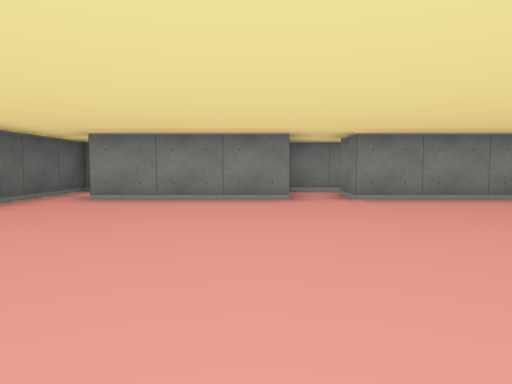
view 1 (above)

18 first-person views from a walk through a cub3D level. The camera is about half as high as the walls, tilts 4° down and sees 70° across. The floor is counted in squares. Each view is taken from the middle of a square. On the plan, view 1 faces up. The plan holds only what a view shows up to about 9 squares ahead; the rest is blank.

view 2
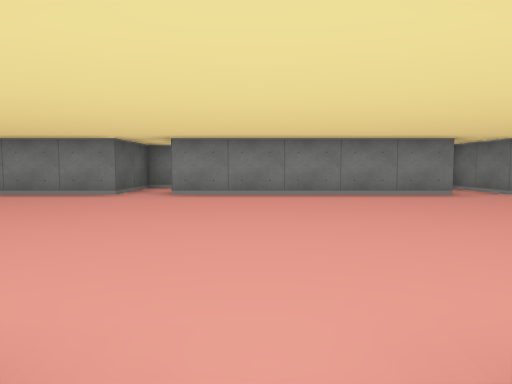

view 3
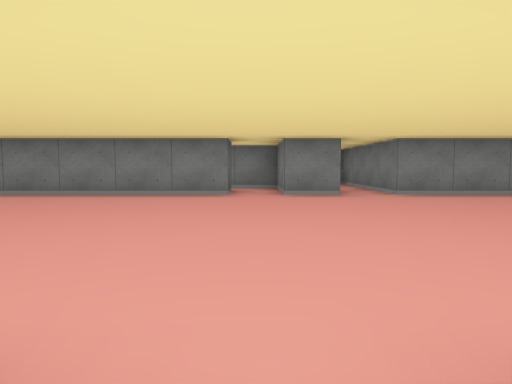

view 4
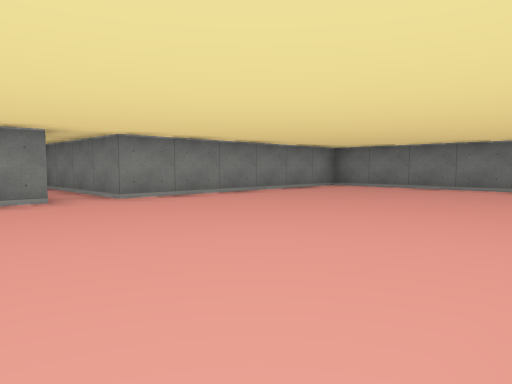

view 5
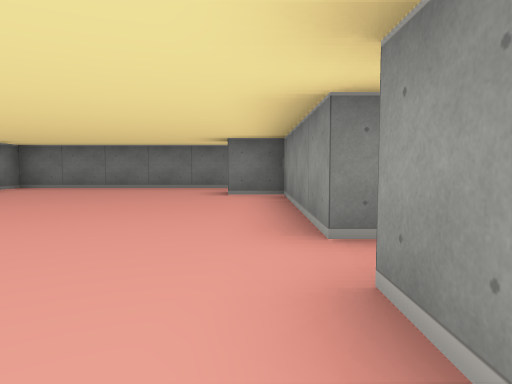

view 6
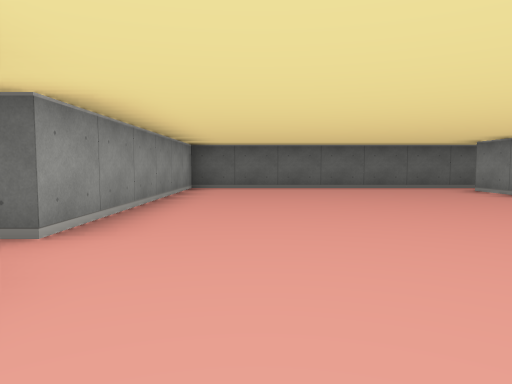

view 7
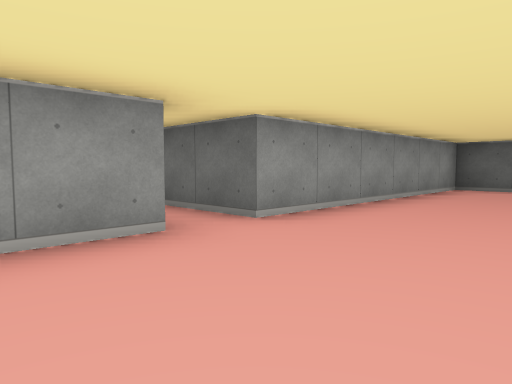

view 8
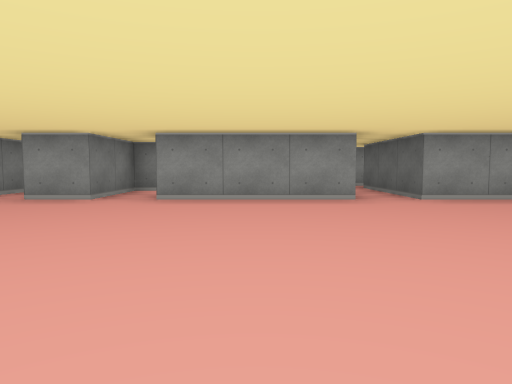

view 9
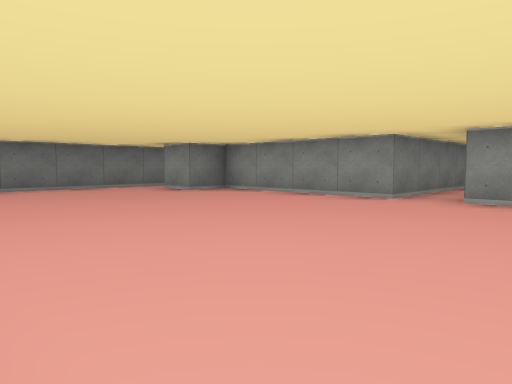

view 10
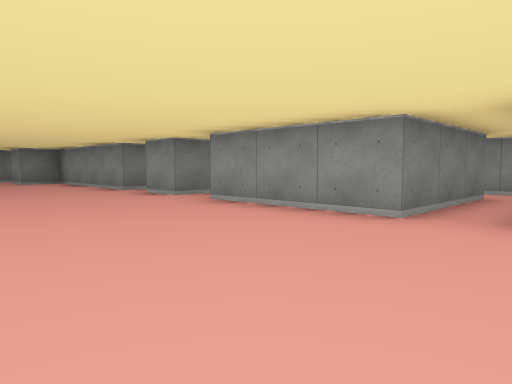

view 11
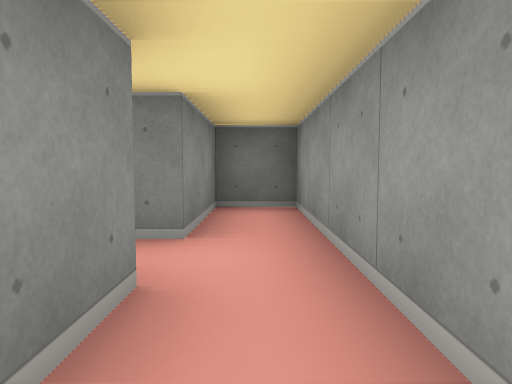

view 12
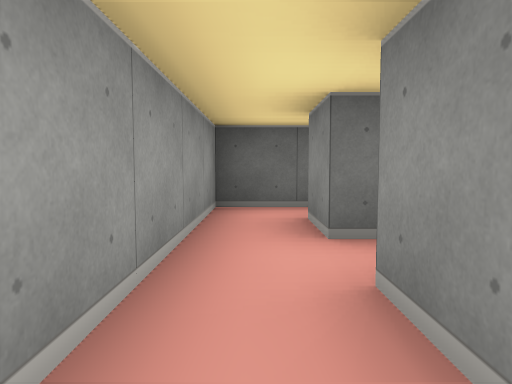

view 13
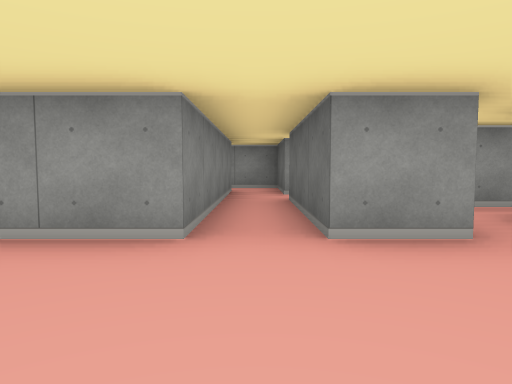

view 14
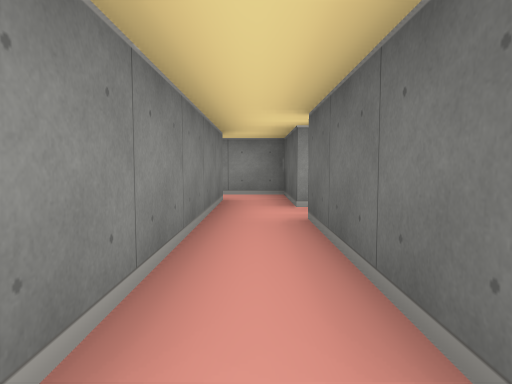

view 15
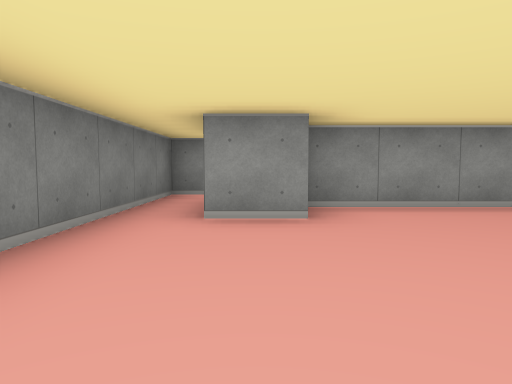

view 16
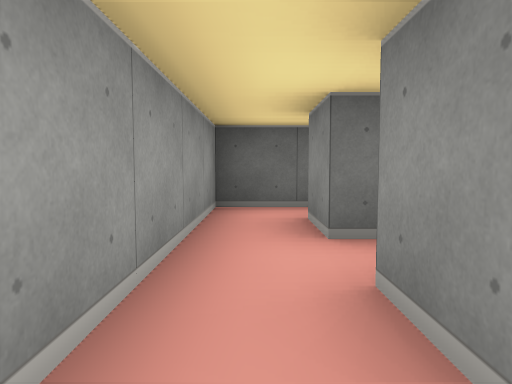

view 17
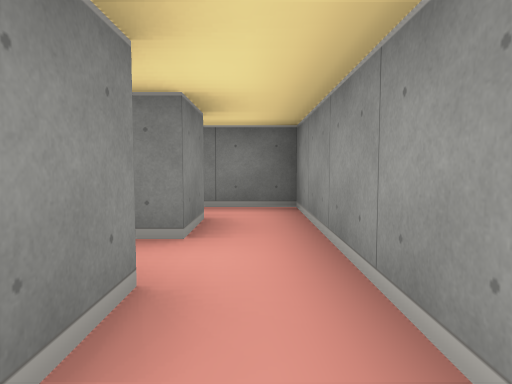

view 18
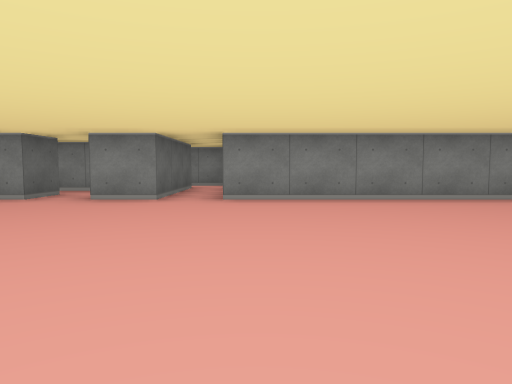

### Floor plan
Ten units are one square. View 1 is at (0, 0); x grows to the right and y downward. Boxes are objects, and circles mark ways between rooms. Rooms are numbered by the first view taken in them; rooms with no view inside come last. Other rooms are left out.
<svg viewBox="-40 -97 200 167">
<path fill="none" stroke="#000" d="M65 -65 65 -55 15 -55 15 -65M75 5 85 5 85 35M35 5 65 5M85 -85 85 -55 75 -55 75 -65M5 -65 5 -55 -25 -55M95 45 95 5 135 5 135 -5 145 -5M155 -5 155 -55 95 -55 95 -92M-35 -65 -35 5 25 5M25 45 55 45 55 35 35 35 35 5M25 5 25 35M58 25 75 25 75 5M5 32 5 45 25 45M25 35 15 35M125 55 115 55M115 65 135 65 135 52M85 45 85 65 105 65M105 55 95 55 95 45M75 -65 75 -75 59 -75M18 -75 5 -75 5 -65M-35 -75 -35 -65"/>
<circle cx="30" cy="10" r="3" fill="#2a7"/>
<circle cx="70" cy="10" r="3" fill="#2a7"/>
<circle cx="90" cy="50" r="3" fill="#2a7"/>
<circle cx="70" cy="-60" r="3" fill="#2a7"/>
<circle cx="10" cy="-60" r="3" fill="#2a7"/>
<circle cx="-30" cy="-60" r="3" fill="#2a7"/>
<circle cx="20" cy="40" r="3" fill="#2a7"/>
<text x="60" y="-30">1</text>
<text x="30" y="30">2</text>
<text x="60" y="20">3</text>
<text x="10" y="40">4</text>
<text x="130" y="60">5</text>
<text x="90" y="60">6</text>
<text x="60" y="-70">7</text>
<text x="10" y="-70">8</text>
<text x="-30" y="-70">9</text>
</svg>
Room 1 opens to room 2. Room 1 opens to room 3. Room 1 opens to room 6. Room 1 opens to room 7. Room 1 opens to room 8. Room 1 opens to room 9. Room 2 opens to room 4.

Where each view was taken, in squares from view 1:
view 1: 0 up, 0 right, facing up
view 2: 1 down, 3 right, facing up
view 3: 1 down, 7 right, facing up
view 4: 0 up, 7 right, facing up-right
view 5: 0 up, 7 right, facing right
view 6: 1 up, 5 right, facing left
view 7: 2 up, 5 right, facing down-left
view 8: 5 up, 5 right, facing down
view 9: 5 up, 7 right, facing down-right
view 10: 3 up, 2 right, facing down-right
view 11: 4 down, 1 right, facing right
view 12: 4 down, 5 right, facing left
view 13: 2 up, 9 right, facing down
view 14: 0 up, 9 right, facing down
view 15: 4 up, 14 right, facing down
view 16: 6 down, 13 right, facing left
view 17: 6 down, 9 right, facing right
view 18: 0 up, 10 right, facing up
